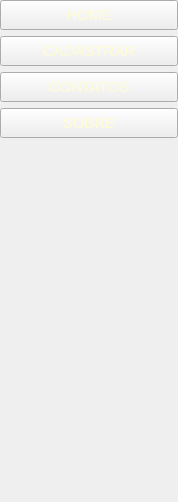
            <widget class="QWidget" name="page">
             <property name="geometry">
              <rect>
               <x>0</x>
               <y>0</y>
               <width>178</width>
               <height>502</height>
              </rect>
             </property>
             <attribute name="label">
              <string>Page 1</string>
             </attribute>
             <layout class="QVBoxLayout" name="verticalLayout_4">
              <property name="spacing">
               <number>6</number>
              </property>
              <property name="leftMargin">
               <number>0</number>
              </property>
              <property name="topMargin">
               <number>0</number>
              </property>
              <property name="rightMargin">
               <number>0</number>
              </property>
              <property name="bottomMargin">
               <number>0</number>
              </property>
              <item>
               <widget class="QPushButton" name="btn_home">
                <property name="minimumSize">
                 <size>
                  <width>0</width>
                  <height>30</height>
                 </size>
                </property>
                <property name="font">
                 <font>
                  <pointsize>11</pointsize>
                 </font>
                </property>
                <property name="cursor">
                 <cursorShape>PointingHandCursor</cursorShape>
                </property>
                <property name="styleSheet">
                 <string notr="true">color: rgb(255, 252, 210);</string>
                </property>
                <property name="text">
                 <string>HOME</string>
                </property>
               </widget>
              </item>
              <item>
               <widget class="QPushButton" name="btn_menu_cadastrar">
                <property name="minimumSize">
                 <size>
                  <width>0</width>
                  <height>30</height>
                 </size>
                </property>
                <property name="font">
                 <font>
                  <pointsize>11</pointsize>
                 </font>
                </property>
                <property name="cursor">
                 <cursorShape>PointingHandCursor</cursorShape>
                </property>
                <property name="styleSheet">
                 <string notr="true">color: rgb(255, 252, 210);</string>
                </property>
                <property name="text">
                 <string>CADASTRAR</string>
                </property>
               </widget>
              </item>
              <item>
               <widget class="QPushButton" name="btn_menu_contatos">
                <property name="minimumSize">
                 <size>
                  <width>0</width>
                  <height>30</height>
                 </size>
                </property>
                <property name="font">
                 <font>
                  <pointsize>11</pointsize>
                 </font>
                </property>
                <property name="cursor">
                 <cursorShape>PointingHandCursor</cursorShape>
                </property>
                <property name="styleSheet">
                 <string notr="true">color: rgb(255, 252, 210);</string>
                </property>
                <property name="text">
                 <string>CONTATOS</string>
                </property>
               </widget>
              </item>
              <item>
               <widget class="QPushButton" name="btn_menu_sobre">
                <property name="minimumSize">
                 <size>
                  <width>0</width>
                  <height>30</height>
                 </size>
                </property>
                <property name="font">
                 <font>
                  <pointsize>11</pointsize>
                 </font>
                </property>
                <property name="cursor">
                 <cursorShape>PointingHandCursor</cursorShape>
                </property>
                <property name="styleSheet">
                 <string notr="true">color: rgb(255, 252, 210);</string>
                </property>
                <property name="text">
                 <string>SOBRE</string>
                </property>
               </widget>
              </item>
              <item>
               <spacer name="verticalSpacer">
                <property name="orientation">
                 <enum>Qt::Vertical</enum>
                </property>
                <property name="sizeHint" stdset="0">
                 <size>
                  <width>20</width>
                  <height>40</height>
                 </size>
                </property>
               </spacer>
              </item>
             </layout>
            </widget>
